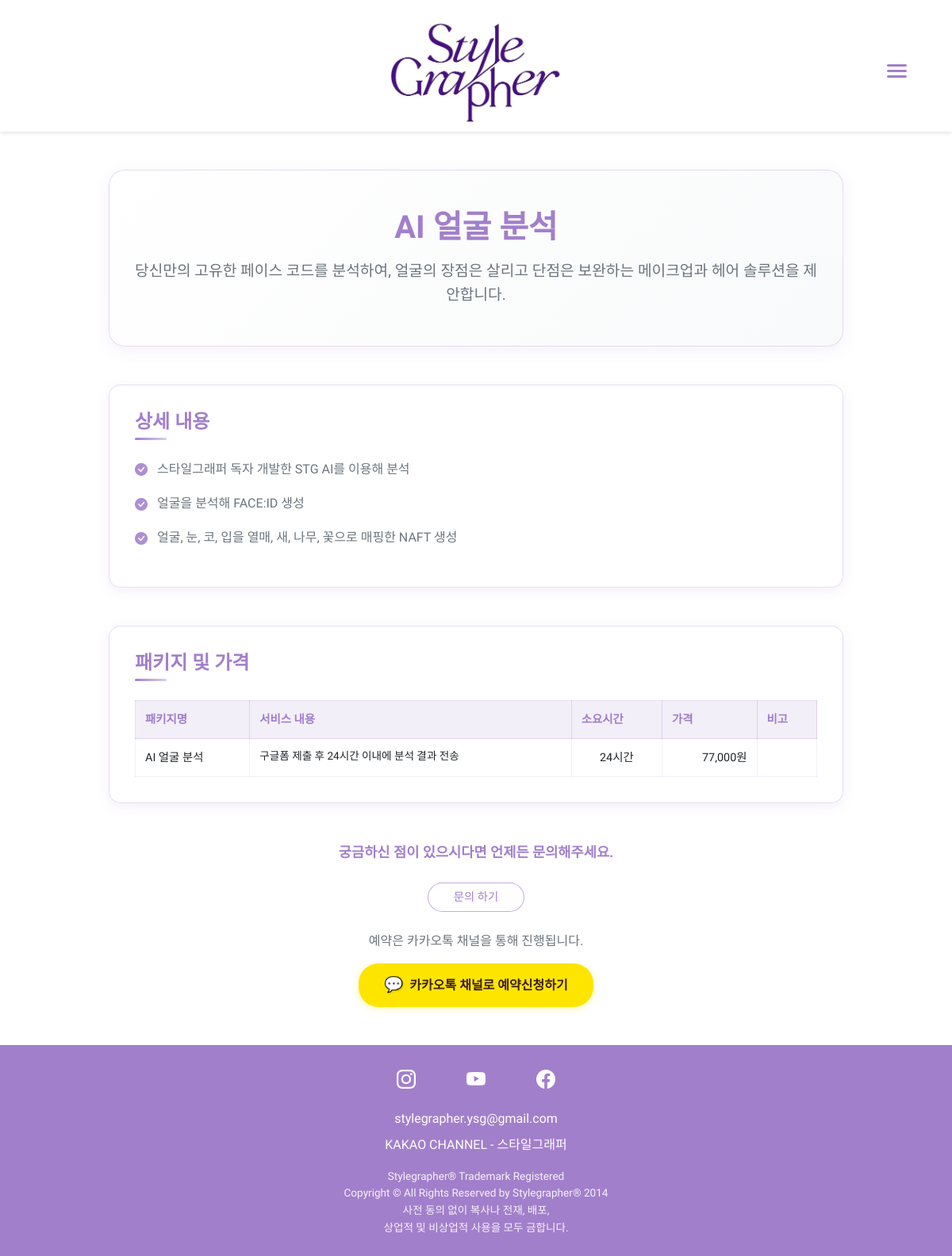
/service_option/1, run on the app's committed database.
### models.py (models this page shows)
class ServiceOption(db.Model):
    id = db.Column(db.Integer, primary_key=True)
    service_id = db.Column(db.Integer, db.ForeignKey('service.id'), nullable=False)
    name = db.Column(db.String(100), nullable=False)
    description = db.Column(db.Text)  # 기본 설명 - index page 카드에 표시
    detailed_description = db.Column(db.Text)  # 상세 설명 - 서비스 상세 페이지에 표시
    details = db.Column(db.Text)  # JSON 형식으로 저장 (상세 내용 리스트)
    packages = db.Column(db.Text)  # JSON 형식으로 저장 (패키지 및 가격 정보)
    service = db.relationship('Service', backref=db.backref('options', lazy=True, cascade="all, delete-orphan"))

### routes/main.py (the view)
@main.route('/service_option/<int:id>')
def service_option_detail(id):
    service_option = ServiceOption.query.get_or_404(id)
    details = json.loads(service_option.details) if service_option.details else []
    packages = json.loads(service_option.packages) if service_option.packages else []
    return render_template('service_option_detail.html',
                         service_option=service_option,
                         details=details,
                         packages=packages)

### templates/service_option_detail.html (shortened to what this page needs)
{% extends "base.html" %}
{% block content %}
<div class="container py-5">
    <div class="row">
        <div class="col-lg-10 mx-auto">
            {% set category_icons = {
                'ai_analysis': '🤖',
                'consulting': '👩‍💼',
                'oneday': '✨',
                'photo': '📸'
            } %}
            <div class="service-header text-center mb-5">
                <h1 class="service-title mb-3">{{ service_option.name }}</h1>
                <p class="service-subtitle">{{ service_option.detailed_description or service_option.description }}</p>
            </div>
            {% if details %}
            <div class="mb-5">
                <div class="info-card">
                    <h2 class="section-title">상세 내용</h2>
                    <ul class="feature-list">
                        {% for detail in details %}
                        <li class="feature-item">
                            <i class="bi bi-check-circle-fill"></i>
                            <span>{{ detail }}</span>
                        </li>
                        {% endfor %}
                    </ul>
                </div>
            </div>
            {% endif %}
            {% if packages %}
            <div class="mb-5">
                <div class="info-card">
                    <h2 class="section-title">패키지 및 가격</h2>
                    <div class="package-table-container">
                        <table class="table package-table">
                            <thead>
                                <tr>
                                    <th>패키지명</th>
                                    <th>서비스 내용</th>
                                    <th>소요시간</th>
                                    <th>가격</th>
                                    <th>비고</th>
                                </tr>
                            </thead>
                            <tbody>
                                {% for package in packages %}
                                <tr>
                                    <td class="package-name">{{ package.name }}</td>
                                    <td class="package-desc">{{ package.description }}</td>
                                    <td class="package-duration">{{ package.duration }}</td>
                                    <td class="package-price">{{ package.price }}</td>
                                    <td class="package-notes">{{ package.notes if package.notes else '' }}</td>
                                </tr>
                                {% endfor %}
                            </tbody>
                        </table>
                    </div>
                </div>
            </div>
            {% endif %}
            <div class="text-center">
                <p class="contact-text mb-4 lead">궁금하신 점이 있으시다면 언제든 문의해주세요.</p>
                <div class="action-buttons mb-3">
                    <a href="{{ url_for('main.ask', option_id=service_option.id) }}" class="btn btn-primary">문의 하기</a>
                </div>
                <div class="kakao-section">
                    <p class="kakao-note">예약은 카카오톡 채널을 통해 진행됩니다.</p>
                    <button type="button" class="kakao-btn" onclick="showKakaoModal()">
                        <span class="kakao-logo">💬</span> 카카오톡 채널로 예약신청하기
                    </button>
                </div>
            </div>
        </div>
    </div>
</div>
<link rel="stylesheet" href="https://cdn.jsdelivr.net/npm/bootstrap-icons@1.7.2/font/bootstrap-icons.css">
{% endblock %}

### static/css/style.css (style rules this page uses)
:root { --primary-purple: #663399; --light-purple: #9966cc; --dark-purple: #4B0082; --white: #ffffff; --black: #000000; }
body { margin: 0; padding: 0; font-family: 'Nanum Gothic', -apple-system, BlinkMacSystemFont, 'Segoe UI', 'Roboto', 'Helvetica Neue', Arial, sans-serif; line-height: 1.6; color: var(--black); }
.btn { display: inline-block; padding: 0.8rem 1.5rem; background-color: var(--primary-purple); color: var(--white); text-decoration: none; border-radius: 4px; border: none; cursor: pointer; transition: background-color 0.3s ease; }
.btn-primary { background-color: var(--primary-purple); border-color: var(--primary-purple); }
.btn-primary, .btn-outline-primary, .btn { background-color: white; border: 1px solid rgba(139, 95, 191, 0.5); color: rgba(139, 95, 191, 0.8); padding: 0.4rem 2rem; border-radius: 20px; font-size: 0.9rem; transition: all 0.3s ease; text-decoration: none; }

### templates/base.html (style rules this page uses)
* { font-family: 'Nanum Gothic', -apple-system, BlinkMacSystemFont, 'Segoe UI', 'Roboto', 'Helvetica Neue', Arial, sans-serif; }
body { font-family: 'Nanum Gothic', -apple-system, BlinkMacSystemFont, 'Segoe UI', 'Roboto', 'Helvetica Neue', Arial, sans-serif; }

### templates/service_option_detail.html (style rules this page uses)
.service-header { background: linear-gradient(135deg, rgba(255, 255, 255, 0.9), rgba(248, 249, 250, 0.9)); border: 1.5px solid rgba(139, 95, 191, 0.2); border-radius: 20px; padding: 3rem 2rem; box-shadow: 0 4px 20px rgba(139, 95, 191, 0.1); }
.service-title { font-family: 'Nanum Gothic', sans-serif; font-size: 2.5rem; color: rgba(139, 95, 191, 0.8); font-weight: 600; margin-bottom: 1rem; }
.service-subtitle { font-size: 1.2rem; color: #6c757d; margin-bottom: 0; line-height: 1.6; }
.info-card { background: white; border: 1.5px solid rgba(139, 95, 191, 0.2); border-radius: 15px; padding: 2rem; box-shadow: 0 4px 15px rgba(139, 95, 191, 0.1); transition: all 0.3s ease; }
.section-title { font-family: 'Nanum Gothic', sans-serif; font-size: 1.5rem; color: rgba(139, 95, 191, 0.8); font-weight: 600; margin-bottom: 1.5rem; position: relative; padding-bottom: 0.5rem; }
.section-title:after { content: ''; position: absolute; bottom: 0; left: 0; width: 40px; height: 3px; background: linear-gradient(90deg, rgba(139, 95, 191, 0.8), rgba(139, 95, 191, 0.3)); border-radius: 2px; }
.feature-list { list-style: none; padding: 0; margin: 0; }
.feature-item { display: flex; align-items: flex-start; margin-bottom: 1rem; font-size: 1rem; color: #6c757d; }
.feature-item i { color: rgba(139, 95, 191, 0.7); margin-right: 0.75rem; margin-top: 0.1rem; flex-shrink: 0; }
.package-table-container { overflow-x: auto; }
.package-table { margin-bottom: 0; border-collapse: collapse; }
.package-table th { background: rgba(139, 95, 191, 0.1); color: rgba(139, 95, 191, 0.8); font-weight: 600; border: 1px solid rgba(139, 95, 191, 0.2); padding: 0.75rem; font-size: 0.9rem; }
.package-table td { border: 1px solid rgba(139, 95, 191, 0.1); padding: 0.75rem; vertical-align: top; }
.package-name { color: rgba(139, 95, 191, 0.8); font-size: 0.9rem; }
.package-desc { font-size: 0.85rem; color: #6c757d; line-height: 1.4; }
.package-duration { color: rgba(139, 95, 191, 0.8); font-size: 0.9rem; text-align: center; }
.package-price { color: rgba(139, 95, 191, 0.8); font-size: 0.9rem; white-space: nowrap; text-align: right; }
.package-notes { font-size: 0.85rem; color: #6c757d; line-height: 1.4; }
.contact-text { font-family: 'Nanum Gothic', sans-serif; color: rgba(139, 95, 191, 0.8); font-size: 1.1rem; font-weight: 700; }
.action-buttons { margin-bottom: 1rem; }
.kakao-section { margin-top: 1.5rem; }
.kakao-note { color: #6c757d; font-size: 1rem; margin-bottom: 1rem; }
.kakao-btn { display: inline-flex; align-items: center; gap: 0.5rem; background: #FEE500; color: #3C1E1E; padding: 0.75rem 2rem; border-radius: 25px; border: none; font-weight: 600; transition: all 0.3s ease; font-size: 1rem; cursor: pointer; box-shadow: 0 2px 10px rgba(254, 229, 0, 0.3); }
.kakao-logo { font-size: 1.2rem; filter: drop-shadow(1px 1px 1px rgba(0,0,0,0.2)); }

### data on the page
ServiceOption: name "AI 얼굴 분석", detailed_description "당신만의 고유한 페이스 코드를 분석하여, 얼굴의 장점은 살리고 단점은 보완하는 메이크업과 헤어 솔루션을 제안합니다."

### other printed values
{{ detail }} "스타일그래퍼 독자 개발한 STG AI를 이용해 분석" "얼굴을 분석해 FACE:ID 생성" "얼굴, 눈, 코, 입을 열매, 새, 나무, 꽃으로 매핑한 NAFT 생성"
{{ package.name }} "AI 얼굴 분석"
{{ package.description }} "구글폼 제출 후 24시간 이내에 분석 결과 전송"
{{ package.duration }} "24시간"
{{ package.price }} "77,000원"
